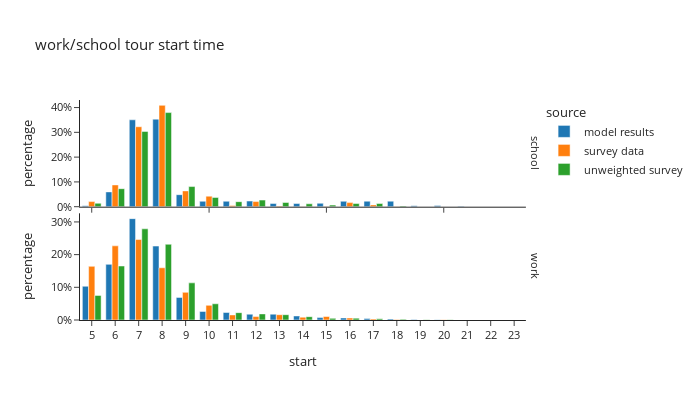

The cell this chart's notebook holds for it:
### Code cell
df_plot = ws_tour_data.groupby(['source','tour_type','start'])[['trip_weight_2017_2019']].sum().reset_index()
df_plot['percentage'] = df_plot.groupby(['tour_type','source'], group_keys=False)['trip_weight_2017_2019']. \
    apply(lambda x: x / float(x.sum()))

fig = px.bar(df_plot, x="start", y="percentage", color="source",barmode="group", template="simple_white",
             facet_row='tour_type',
             # color_discrete_sequence=config['psrc_color'],
             title="work/school tour start time")
fig.for_each_annotation(lambda a: a.update(text = a.text.split("=")[-1]))
fig.update_layout(height=400, width=700, font=dict(size=11), yaxis1=dict(tickformat=".0%"), yaxis2=dict(tickformat=".0%", matches=None), xaxis=dict(dtick="1"))
fig.show()

### Figure 1 — Plotly figure (JSON) as saved in the notebook; plotly's stock layout.template omitted (floating-point values rounded to 4 significant figures)
{"data": [{"alignmentgroup": "True", "hovertemplate": "source=model results<br>tour_type=school<br>start=%{x}<br>percentage=%{y}<extra></extra>", "legendgroup": "model results", "marker": {"color": "#1F77B4", "pattern": {"shape": ""}}, "name": "model results", "offsetgroup": "model results", "orientation": "v", "showlegend": true, "textposition": "auto", "x": [5.0, 6.0, 7.0, 8.0, 9.0, 10.0, 11.0, 12.0, 13.0, 14.0, 15.0, 16.0, 17.0, 18.0, 19.0, 20.0, 21.0, 22.0, 23.0], "xaxis": "x2", "y": [0.003796, 0.05973, 0.3506, 0.3532, 0.04857, 0.02193, 0.02194, 0.02283, 0.0131, 0.01297, 0.01379, 0.02198, 0.02223, 0.02238, 0.003851, 0.00475, 0.002129, 6.451e-05, 0.0001458], "yaxis": "y2", "type": "bar"}, {"alignmentgroup": "True", "hovertemplate": "source=model results<br>tour_type=work<br>start=%{x}<br>percentage=%{y}<extra></extra>", "legendgroup": "model results", "marker": {"color": "#1F77B4", "pattern": {"shape": ""}}, "name": "model results", "offsetgroup": "model results", "orientation": "v", "showlegend": false, "textposition": "auto", "x": [5.0, 6.0, 7.0, 8.0, 9.0, 10.0, 11.0, 12.0, 13.0, 14.0, 15.0, 16.0, 17.0, 18.0, 19.0, 20.0, 21.0, 22.0, 23.0], "xaxis": "x", "y": [0.1032, 0.1702, 0.3101, 0.2262, 0.06918, 0.02621, 0.02303, 0.01775, 0.0179, 0.01239, 0.007324, 0.006317, 0.004363, 0.002893, 0.001643, 0.0009968, 0.0003005, 3.614e-05, 2.556e-05], "yaxis": "y", "type": "bar"}, {"alignmentgroup": "True", "hovertemplate": "source=survey data<br>tour_type=school<br>start=%{x}<br>percentage=%{y}<extra></extra>", "legendgroup": "survey data", "marker": {"color": "#FF7F0E", "pattern": {"shape": ""}}, "name": "survey data", "offsetgroup": "survey data", "orientation": "v", "showlegend": true, "textposition": "auto", "x": [5.0, 6.0, 7.0, 8.0, 9.0, 10.0, 11.0, 12.0, 13.0, 14.0, 15.0, 16.0, 17.0, 18.0], "xaxis": "x2", "y": [0.02066, 0.08786, 0.3226, 0.4089, 0.06377, 0.04248, 0.004674, 0.02075, 0.002577, 0.001088, 0.0004988, 0.01646, 0.007342, 0.0003579], "yaxis": "y2", "type": "bar"}, {"alignmentgroup": "True", "hovertemplate": "source=survey data<br>tour_type=work<br>start=%{x}<br>percentage=%{y}<extra></extra>", "legendgroup": "survey data", "marker": {"color": "#FF7F0E", "pattern": {"shape": ""}}, "name": "survey data", "offsetgroup": "survey data", "orientation": "v", "showlegend": false, "textposition": "auto", "x": [5.0, 6.0, 7.0, 8.0, 9.0, 10.0, 11.0, 12.0, 13.0, 14.0, 15.0, 16.0, 17.0, 18.0, 19.0, 20.0], "xaxis": "x", "y": [0.1642, 0.2269, 0.2462, 0.1597, 0.08457, 0.04487, 0.01553, 0.0105, 0.01622, 0.008625, 0.0107, 0.006207, 0.003096, 0.001471, 0.0003054, 0.0009619], "yaxis": "y", "type": "bar"}, {"alignmentgroup": "True", "hovertemplate": "source=unweighted survey<br>tour_type=school<br>start=%{x}<br>percentage=%{y}<extra></extra>", "legendgroup": "unweighted survey", "marker": {"color": "#2CA02C", "pattern": {"shape": ""}}, "name": "unweighted survey", "offsetgroup": "unweighted survey", "orientation": "v", "showlegend": true, "textposition": "auto", "x": [5.0, 6.0, 7.0, 8.0, 9.0, 10.0, 11.0, 12.0, 13.0, 14.0, 15.0, 16.0, 17.0, 18.0], "xaxis": "x2", "y": [0.0139, 0.07273, 0.3037, 0.3797, 0.08128, 0.03743, 0.02032, 0.02674, 0.01711, 0.01176, 0.006417, 0.01283, 0.01283, 0.003209], "yaxis": "y2", "type": "bar"}, {"alignmentgroup": "True", "hovertemplate": "source=unweighted survey<br>tour_type=work<br>start=%{x}<br>percentage=%{y}<extra></extra>", "legendgroup": "unweighted survey", "marker": {"color": "#2CA02C", "pattern": {"shape": ""}}, "name": "unweighted survey", "offsetgroup": "unweighted survey", "orientation": "v", "showlegend": false, "textposition": "auto", "x": [5.0, 6.0, 7.0, 8.0, 9.0, 10.0, 11.0, 12.0, 13.0, 14.0, 15.0, 16.0, 17.0, 18.0, 19.0, 20.0], "xaxis": "x", "y": [0.07526, 0.1652, 0.2789, 0.2317, 0.1136, 0.04958, 0.02247, 0.01873, 0.01623, 0.01017, 0.004994, 0.005707, 0.003745, 0.002319, 0.0007134, 0.0007134], "yaxis": "y", "type": "bar"}], "layout": {"xaxis": {"anchor": "y", "domain": [0.0, 0.98], "title": {"text": "start"}, "dtick": "1"}, "yaxis": {"anchor": "x", "domain": [0.0, 0.485], "title": {"text": "percentage"}, "tickformat": ".0%"}, "xaxis2": {"anchor": "y2", "domain": [0.0, 0.98], "matches": "x", "showticklabels": false}, "yaxis2": {"anchor": "x2", "domain": [0.515, 1.0], "title": {"text": "percentage"}, "tickformat": ".0%"}, "annotations": [{"font": {}, "showarrow": false, "text": "work", "textangle": 90, "x": 0.98, "xanchor": "left", "xref": "paper", "y": 0.2425, "yanchor": "middle", "yref": "paper"}, {"font": {}, "showarrow": false, "text": "school", "textangle": 90, "x": 0.98, "xanchor": "left", "xref": "paper", "y": 0.7575, "yanchor": "middle", "yref": "paper"}], "legend": {"title": {"text": "source"}, "tracegroupgap": 0}, "title": {"text": "work/school tour start time"}, "barmode": "group", "font": {"size": 11}, "height": 400, "width": 700}}
